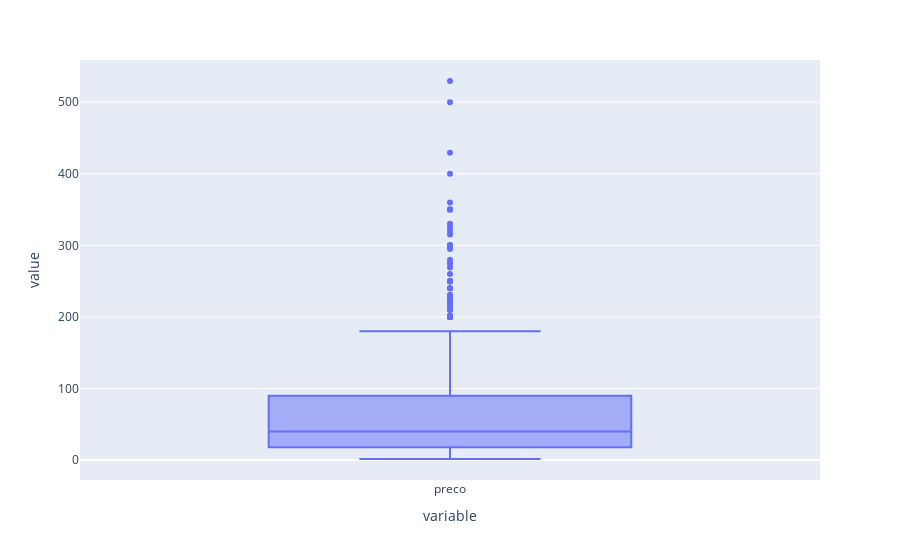

The cell this chart's notebook holds for it:
### Markdown cell above
## Tratamento de Outlier

Ao realizar análise dos outlier da base, verificamos que apesar de fora do desvio padrão, estes dados não deveriam ser descartados, uma vez que representam o valor real do item.

### Code cell
px.box(dados.preco)

### Figure 1 — Plotly figure (JSON) as saved in the notebook; plotly's stock layout.template omitted (floating-point values rounded to 4 significant figures; data arrays with more than 128 entries replaced by an {"elided": "..."} marker saying what was removed)
{"data": [{"alignmentgroup": "True", "hovertemplate": "variable=%{x}<br>value=%{y}<extra></extra>", "legendgroup": "", "marker": {"color": "#636efa"}, "name": "", "notched": false, "offsetgroup": "", "orientation": "v", "showlegend": false, "type": "box", "x": {"elided": "597 str values"}, "x0": " ", "xaxis": "x", "y": {"elided": "597 float values"}, "y0": " ", "yaxis": "y"}], "layout": {"boxmode": "group", "legend": {"tracegroupgap": 0}, "margin": {"t": 60}, "xaxis": {"anchor": "y", "domain": [0, 1], "title": {"text": "variable"}}, "yaxis": {"anchor": "x", "domain": [0, 1], "title": {"text": "value"}}}}
